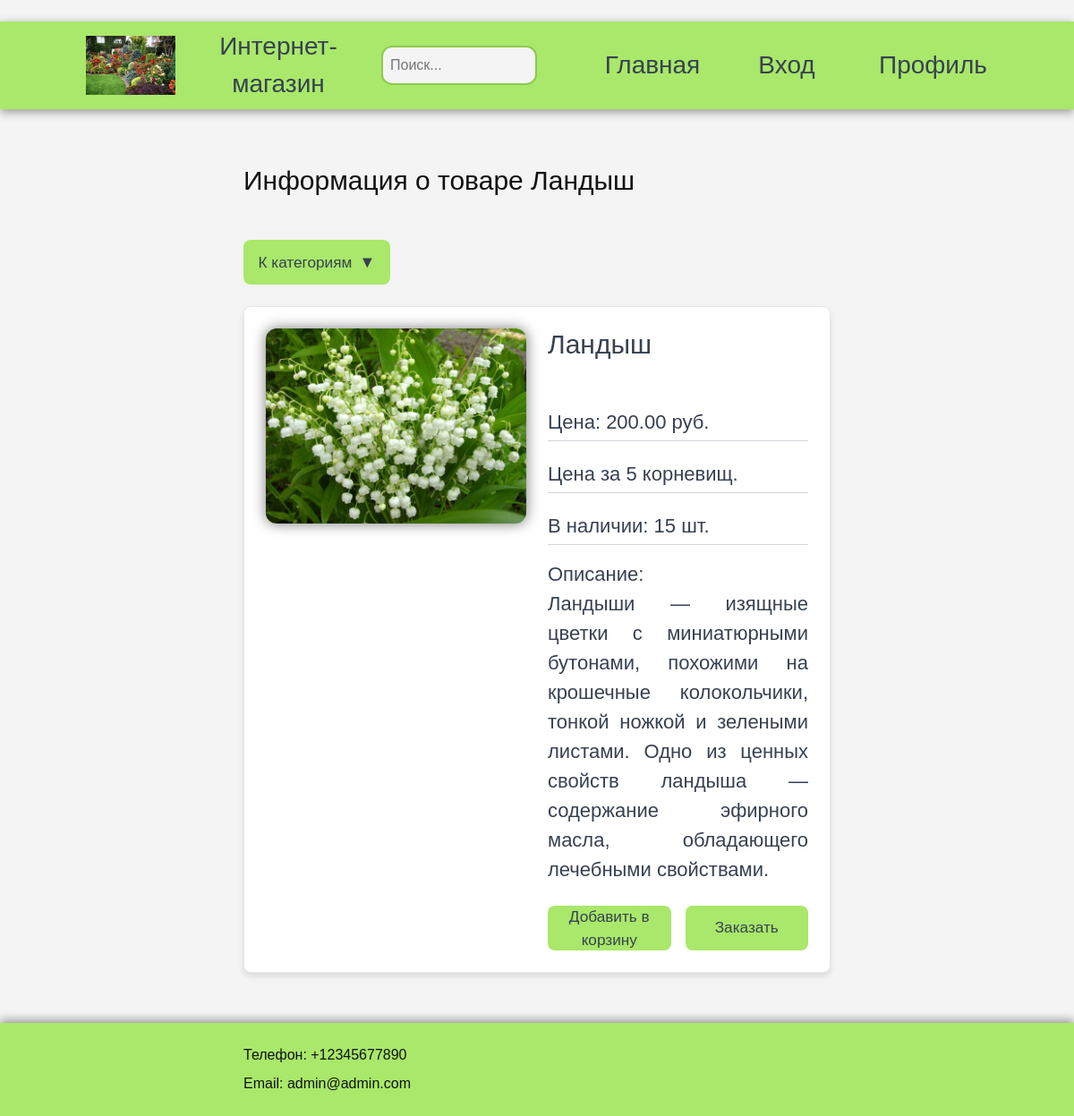
Page /product/7/landysh/ on the committed database.
### shop/models.py (models this page shows, shortened)
class Product(models.Model):
    category = models.ForeignKey(Category, related_name='products', on_delete=models.CASCADE)
    name = models.CharField(max_length=200, db_index=True)
    slug = models.SlugField(max_length=200, db_index=True)
    image = models.ImageField(upload_to='products/%Y/%m/%d', blank=True)
    short_description = models.TextField(blank=True)
    description = models.TextField(blank=True)
    price = models.DecimalField(max_digits=10, decimal_places=2)
    stock = models.PositiveIntegerField()
    available = models.BooleanField(default=True)
    created = models.DateTimeField(auto_now_add=True)
    updated = models.DateTimeField(auto_now=True)
    class Meta:
        ordering = ('name',)
        index_together = (('id', 'slug'),)

### shop/views.py (the view)
# urls.py: path('product/<int:id>/<str:slug>/', views.product_detail, name='product_detail'),
def product_detail(request, id, slug, category_slug=None): # описание товара
    category = None
    categories = Category.objects.all()
    product = get_object_or_404(Product, id=id, slug=slug, available=True)
    if category_slug: # Фильтрация по категории
        category = get_object_or_404(Category, slug=category_slug)
        products = products.filter(category=category)
    return render(request, 'shop/product/detail.html', {'product': product, 'category': category, 'categories': categories})

### shop/models.py (called while the page is built)
    def get_absolute_url(self):
        return reverse('shop:product_list_by_category',
                        args=[self.slug])

### shop/templates/shop/product/detail.html (shortened to what this page needs)
﻿{% extends "shop/base.html" %}
{% load static %}
{% block content %}
<h2>Информация о товаре {% if product %}{{ product.name }}{% else %}Product{% endif %}</h2>
<article class="basket-content">
    <form method="get" class="select-custom">
        <label for="category" class="select-label">К категориям <span class="arrow">&#9660</span></label>
    </form>
</article>
<div class="product_detail">
    <div class="product_detail_img">
        <img src="{% if product.image %}{{ product.image.url }}{% else %}{% static 'img/err.jpg' %}{% endif %}">
    </div>
    <div class="product_detail_description">
        <h2>{{ product.name }}</h2>
        <p class="product_detail_p">Цена: {{ product.price }} руб.</p>
        <p class="product_detail_p">{{ product.short_description }}</p>
        <p class="product_detail_p">В наличии: {{ product.stock }} шт.</p>
        <p>Описание: </br>{{ product.description }}</p>
    </div>
    <div class="product_button">
        <form method="post" action="{% url 'shop:add_to_cart_or_order' product.id %}">
            <button type="submit" class="profil-btn" style="width: 100%; padding: 0 1rem;">Добавить в корзину</button>
        </form>
        <form method="post" action="{% url 'shop:add_to_cart_or_order' product.id %}">
            <button type="submit" class="profil-btn" style="width: 100%; padding: 0 1rem;">Заказать</button>
        </form>
    </div>
</div>
{% endblock %}

### shop/static/css/garden_store.css (style rules this page uses)
* { margin: 0; padding: 0; }
[data-theme="color"] { --body-bg: #f4f4f4; --form-bg: #ffffff; --header-bg: #A9E86A; --header-bg-dark: #8bcb4b; --dark: #121212; --gray: #374151; --link: #61afef; --link-hover: #2c83ca; --link-active: #375772; --hr: #a2a2a2; --shadow: #939393; --code-color: #888; --img-op: 1; }
body, html { margin: 0; padding: 0; width: 100%; height: 100%; }
body { color: var(--dark); background-color: var(--body-bg); font-family: 'Rubik', sans-serif; font-weight: 400; }
h2 { font-size: 30px; margin-bottom: 3rem; }
p { font-size: 22px; margin: 0; }
label { width: 25%; color: #555; text-align: right; margin-right: 10px; }
form { display: flex; flex-direction: column; gap: 1rem; }
.select-custom { position: relative; display: inline-block; width: 25%; }
.select-label, .sort-select { display: flex; justify-content: center; width: 100%; height: 50px; line-height: 50px; border-radius: 0.5rem; font-size: 1.075rem; color: var(--gray); background-color: var(--header-bg); transition: transform 0.2s ease, background-color 0.2s ease; cursor: pointer; }
.arrow { margin-left: 8px; font-size: 1.15rem; transition: transform 0.2s ease; }
.product_detail { display: grid; grid-template-columns: repeat(2, 1fr); gap: 1.5rem; margin: 1.5rem 0; padding: 1.5rem; background-color: var(--form-bg); box-shadow: 0 4px 6px rgba(0, 0, 0, 0.1); border-radius: 0.5rem; border: 1px solid #e5e7eb; }
.product_button { display: grid; grid-template-columns: repeat(2, 1fr); gap: 1rem; grid-column-start: 2; }
.product_detail_img img { max-width: 100%; max-height: 80vh; border-radius: 0.75rem; box-shadow: 0 0 15px #767676; object-fit: contain; }
.product_detail_description { color: var(--gray); text-align: justify; }
.product_detail_p { width: 100%; margin-bottom: 1rem; padding: 0.25rem 0; border-bottom: 1px solid #d1d5db; }
.basket-content { display: flex; flex-direction: column; flex: 70%; gap: 1rem; }
.profil-btn { width: 85%; height: 50px; border-radius: 0.5rem; font-size: 1.075rem; color: var(--gray); background-color: var(--header-bg); border: none; cursor: pointer; transition: transform 0.2s ease, background-color 0.2s ease; }

### rows in the picture
Product: name "Ландыш", image (picture), price "200.00", short_description "Цена за 5 корневищ.", stock "15", description "Ландыши — изящные цветки с миниатюрными бутонами, похожими на крошечные колокольчики, тонкой ножкой и зелеными листами. Одно из ценных свойств ландыша — содержание эфирного масла, обладающего лечебными свойствами."
